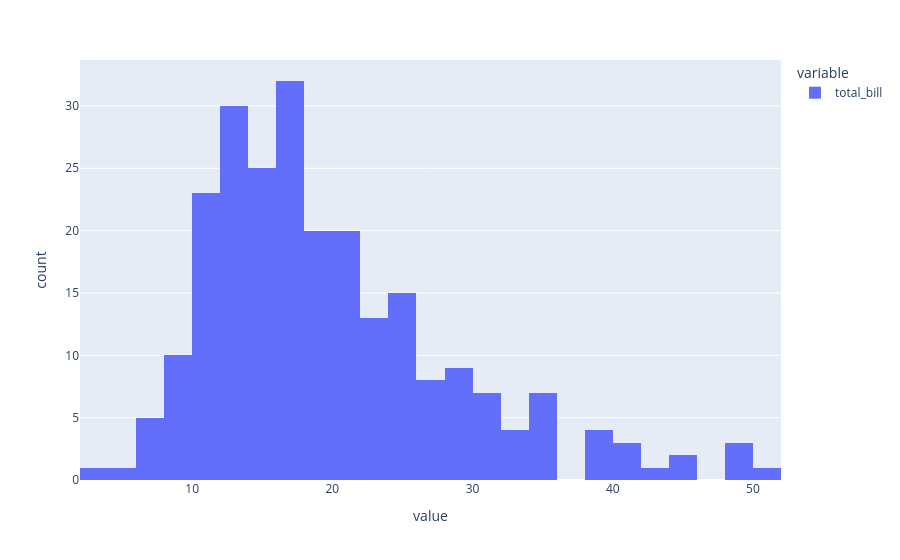

The notebook cell saved with this chart:
### Code cell
import plotly.express as px
df = px.data.tips()
px.histogram(df.total_bill)

### Figure 1 — Plotly figure (JSON) as saved in the notebook; plotly's stock layout.template omitted (floating-point values rounded to 4 significant figures; data arrays with more than 128 entries replaced by an {"elided": "..."} marker saying what was removed)
{"data": [{"bingroup": "x", "hovertemplate": "variable=total_bill<br>value=%{x}<br>count=%{y}<extra></extra>", "legendgroup": "total_bill", "marker": {"color": "#636efa", "pattern": {"shape": ""}}, "name": "total_bill", "orientation": "v", "showlegend": true, "type": "histogram", "x": {"elided": "244 float values"}, "xaxis": "x", "yaxis": "y"}], "layout": {"barmode": "relative", "legend": {"title": {"text": "variable"}, "tracegroupgap": 0}, "margin": {"t": 60}, "xaxis": {"anchor": "y", "domain": [0, 1], "title": {"text": "value"}}, "yaxis": {"anchor": "x", "domain": [0, 1], "title": {"text": "count"}}}}
